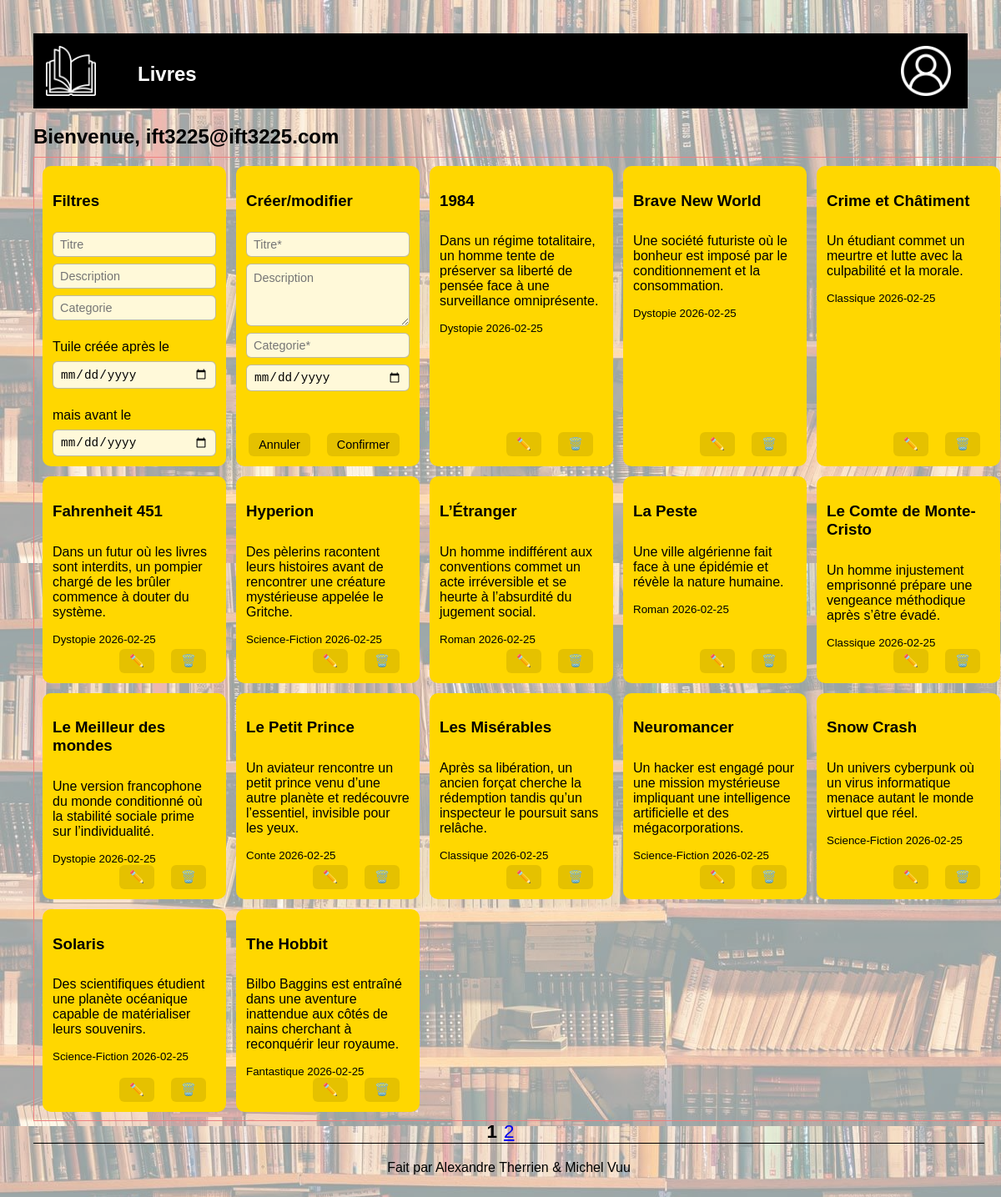
The app's page /user_home.php (signed in) with its own data.
### tables this page shows
CREATE TABLE `tiles` (
  `tile_id` int(11) NOT NULL,
  `title` varchar(255) NOT NULL,
  `tile_date` date NOT NULL,
  `category` varchar(100) DEFAULT NULL,
  `description` text NOT NULL,
  `account_id` int(11) NOT NULL
);

### public/user_home.php (the view, shortened to what this page needs)
<?php
require_once __DIR__ . '/../includes/db.php';
$query_admin = $bdd->prepare("
        SELECT admin
        FROM accounts
        WHERE account_id = :account_id
        ");
$query_admin->execute(['account_id' => $_SESSION['account_id']]);
$isAdmin = (bool)$query_admin->fetchColumn();
if ($isAdmin) {
    $query_count = $bdd->prepare("SELECT COUNT(*) FROM tiles");
    $query_count->execute();
} else {
    $query_count = $bdd->prepare("SELECT COUNT(*) FROM tiles WHERE account_id = :account_id");
    $query_count->execute(['account_id' => $_SESSION['account_id']]);
}
$perPage = 15;
$page = max(1, (int)($_GET['page'] ?? 1));
$offset = ($page -1) * $perPage;
$total_tiles = (int)$query_count->fetchColumn();
$total_pages = (int)ceil($total_tiles / $perPage);
$sql = "SELECT tile_id, title, tile_date, category, description
        FROM tiles ";
$sql .= "ORDER BY title ASC
         LIMIT $perPage OFFSET $offset";
$query = $bdd->prepare($sql);
if (!$isAdmin) {$query->execute(['account_id' => $_SESSION['account_id']]);}
else {$query->execute();}
$tiles = $query->fetchAll(PDO::FETCH_ASSOC);
?>
<!DOCTYPE html>
<html lang="fr">
<head>
        <link rel="stylesheet" href="./assets/css/style.css">
</head>
<body>
        <?php include('./partials/header.php'); ?>
<h2>Bienvenue, <?=  ($_SESSION['account_name']) ?></h2>
<div class="container">
        <div class="tile">
                <form>
                        <h3>Filtres</h3>
                        <input type="text" id="title_f" placeholder="Titre" onkeyup="filterTiles()">
                        <input type="text" id="description_f" placeholder="Description" onkeyup="filterTiles()">
                        <input type="text" id="category_f" placeholder="Categorie" onkeyup="filterTiles()">
                        <label>Tuile créée après le</label><input type="date" id="date_begin_f" placeholder="Date création" onchange="filterTiles()">
                        <label>mais avant le</label><input type="date" id="date_end_f" onchange="filterTiles()">
                </form>
        </div>
        <div class="tile">
                <form id="tile_form">
                        <h3>Créer/modifier</h3>
                        <input type="text" id="title_m" name="title" placeholder="Titre*" required>
                        <textarea id="description_m" name="description" placeholder="Description" rows="3"
                                oninput="this.style.height='';this.style.height=this.scrollHeight+'px'"></textarea>
                        <input type="text" id="category_m" name="category" placeholder="Categorie*" required></input>
                        <input type="date" id="date_m" name="tile_date" required></input>
                        <div class="tile-actions">
                                <button type="button" id="btn-cancel-edit">Annuler</button>
                                <button type="submit">Confirmer</button>
                        </div>
                </form>
        </div>
        <div id="tiles_result">
                <?php foreach ($tiles as $tile): ?>
                        <div class="tile" data-tile-id="<?= (int)$tile['tile_id'] ?>">
                                <h3><?= htmlspecialchars($tile['title']) ?></h3>
                                <p><?= htmlspecialchars($tile['description']) ?></p>
                                <small>
                                        <span><?= htmlspecialchars($tile['category']) ?></span>
                                        <span><?= htmlspecialchars($tile['tile_date']) ?></span>
                                </small>
                                <div class="tile-actions">
                                        <button type="button" class="btn-edit">✏️</button>
                                        <button type="button" class="btn-delete">🗑️</button>
                                </div>
                        </div>
                <?php endforeach; ?>
        </div>
</div>
<nav class="pagination">
        <?php for ($i = 1; $i <= $total_pages; $i++): ?>
                <?php if ($i === $page): ?>
                        <strong><?= $i ?></strong>
                <?php else: ?>
                        <a href="?page=<?= $i ?>"><?= $i ?></a>
                <?php endif; ?>
        <?php endfor; ?>
</nav>
<?php include('./partials/footer.php'); ?>
</body></html>

### public/partials/header.php (shortened to what this page needs)
<link rel="stylesheet" href="./assets/css/style.css">
<header>
    <nav class="navbar">
        <ul>
            <li><a href="index.php" class="logo"><img src="./assets/images/logo1.png"></a></li>
            <li><a href="user_home.php"><h2>Livres</h2></a></li>
            <li class="user-menu">
                <?php if(isset($_SESSION['account_id'])): ?>
                    <a href="user_home.php">
                        <img src="./assets/images/user.jpg" class="user-icon">
                    </a>
                <?php else: ?>
                    <img src="./assets/images/user.jpg" class="user-icon">
                <?php endif; ?>
        </li>
        </ul>
    </nav>
</header>

### public/partials/footer.php
<link ref="stylesheet" href="../assets/css/style.css">
<footer class="footer">
    <p> Fait par Alexandre Therrien & Michel Vuu</p>
</footer>

### public/assets/css/style.css (style rules this page uses)
html, body { height:100%; margin:0; }
body { background-image: linear-gradient(rgba(255, 255, 255, 0.6), rgba(255, 255, 255, 0.6)), url("../images/books.jpg"); font-family: Arial, sans-serif; padding: 40px; box-sizing: border-box; position: relative; display:flex; flex-direction:column; }
h1, h2 { margin-bottom: 10px; }
form { background: white; padding: 20px; width: 18vw; border: 1px solid #ccc; border-radius: 10px; }
label { display: block; margin-top: 15px; width: 18vw; margin-right: 1vw; }
input { padding: 0; padding-top: 10px; padding-bottom: 10px; width: 17.9vw; margin-top: 5px; border-style: none; background-color: #efefef; border-radius: 5px; ; }
button { margin-top: 15px; cursor: pointer; background-color: darkorange; margin-right: 1vw; padding: 10px 5px 10px 5px; border-radius: 5px; border-style: solid; border-color: white; width: 18vw; }
p { margin-top: 10px; }
.container { padding: 10px; border: 1px solid lightcoral; display: grid; grid-template-columns: repeat(auto-fit, minmax(220px, 1fr)); gap: 12px; max-width: 1200px; margin: 0 auto; }
.tile { position: relative; background-color: gold; padding: 12px; border-radius: 10px; display: flex; flex-direction: column; min-height: 160px; overflow: hidden; }
.tile-actions { margin-top: auto; display: flex; justify-content: flex-end; gap: 8px; }
.tile-actions button { margin-top: 0; align-self: center; border: none; background: rgba(0, 0, 0, 0.1); cursor: pointer; padding: 4px 6px; border-radius: 4px; font-size: 0.9rem; }
.tile form { background: transparent; padding: 0; width: 100%; border: 0; border-radius: 0; display: flex; flex-direction: column; gap: 8px; height: 100%; min-width: 0; }
.tile input { width: 100%; max-width: 100%; box-sizing: border-box; margin-top: 0; padding: 6px 8px; font-size: 0.9rem; border-radius: 6px; border: 1px solid rgba(0, 0, 0, 0.25); background: rgba(255, 255, 255, 0.85); }
.tile textarea { width: 100%; box-sizing: border-box; padding: 6px 8px; font-size: 0.9rem; font-family: inherit; line-height: 1.4; border-radius: 6px; border: 1px solid rgba(0, 0, 0, 0.25); background: rgba(255, 255, 255, 0.85); resize: vertical; outline: none; }
.tile button { width: auto; margin-top: auto; align-self: flex-end; padding: 6px 12px; font-size: 0.9rem; background: rgba(0, 0, 0, 0.1); border: none; border-radius: 6px; cursor: pointer; }
#tiles_result { display: contents; }
.footer { width: 100%; padding: 10px; text-align: center; border-top: 1px solid rgb(0, 0, 0); margin-top:auto; }
.navbar ul { display:flex; align-items:center; gap:20px; list-style-type: none; background-color: rgb(0, 0, 0); padding: 0px; margin: 0px; }
.navbar a { color: White; text-decoration: none; padding: 15px; height: 60px; display: block; text-align: center; }
.navbar li { float: left; }
.navbar img { height: 60px; width: auto; }
.pagination { font-size: 1.4rem; display: flex; justify-content: center; gap: 8px; }
.logo { filter: invert(100%); }
.user-menu { position: relative; margin-left: auto; list-style: none; }
.user-menu a { all:unset; color:inherit; text-decoration:none; cursor:pointer; }
.user-icon { width:auto; height: 60px; margin-right:20px; display:block; cursor: pointer; }

### records on screen
tiles: title "1984", description "Dans un régime totalitaire, un homme tente de préserver sa liberté de pensée face à une surveillance omniprésente.", category "Dystopie", tile_date "2026-02-25"
tiles: title "Brave New World", description "Une société futuriste où le bonheur est imposé par le conditionnement et la consommation.", category "Dystopie", tile_date "2026-02-25"
tiles: title "Crime et Châtiment", description "Un étudiant commet un meurtre et lutte avec la culpabilité et la morale.", category "Classique", tile_date "2026-02-25"
tiles: title "Fahrenheit 451", description "Dans un futur où les livres sont interdits, un pompier chargé de les brûler commence à douter du système.", category "Dystopie", tile_date "2026-02-25"
tiles: title "Hyperion", description "Des pèlerins racontent leurs histoires avant de rencontrer une créature mystérieuse appelée le Gritche.", category "Science-Fiction", tile_date "2026-02-25"
tiles: title "L’Étranger", description "Un homme indifférent aux conventions commet un acte irréversible et se heurte à l’absurdité du jugement social.", category "Roman", tile_date "2026-02-25"
tiles: title "La Peste", description "Une ville algérienne fait face à une épidémie et révèle la nature humaine.", category "Roman", tile_date "2026-02-25"
tiles: title "Le Comte de Monte-Cristo", description "Un homme injustement emprisonné prépare une vengeance méthodique après s’être évadé.", category "Classique", tile_date "2026-02-25"
tiles: title "Le Meilleur des mondes", description "Une version francophone du monde conditionné où la stabilité sociale prime sur l’individualité.", category "Dystopie", tile_date "2026-02-25"
tiles: title "Le Petit Prince", description "Un aviateur rencontre un petit prince venu d’une autre planète et redécouvre l’essentiel, invisible pour les yeux.", category "Conte", tile_date "2026-02-25"
tiles: title "Les Misérables", description "Après sa libération, un ancien forçat cherche la rédemption tandis qu’un inspecteur le poursuit sans relâche.", category "Classique", tile_date "2026-02-25"
tiles: title "Neuromancer", description "Un hacker est engagé pour une mission mystérieuse impliquant une intelligence artificielle et des mégacorporations.", category "Science-Fiction", tile_date "2026-02-25"
tiles: title "Snow Crash", description "Un univers cyberpunk où un virus informatique menace autant le monde virtuel que réel.", category "Science-Fiction", tile_date "2026-02-25"
tiles: title "Solaris", description "Des scientifiques étudient une planète océanique capable de matérialiser leurs souvenirs.", category "Science-Fiction", tile_date "2026-02-25"
tiles: title "The Hobbit", description "Bilbo Baggins est entraîné dans une aventure inattendue aux côtés de nains cherchant à reconquérir leur royaume.", category "Fantastique", tile_date "2026-02-25"

### other values on screen
$_SESSION['account_name'] "ift3225@ift3225.com"
